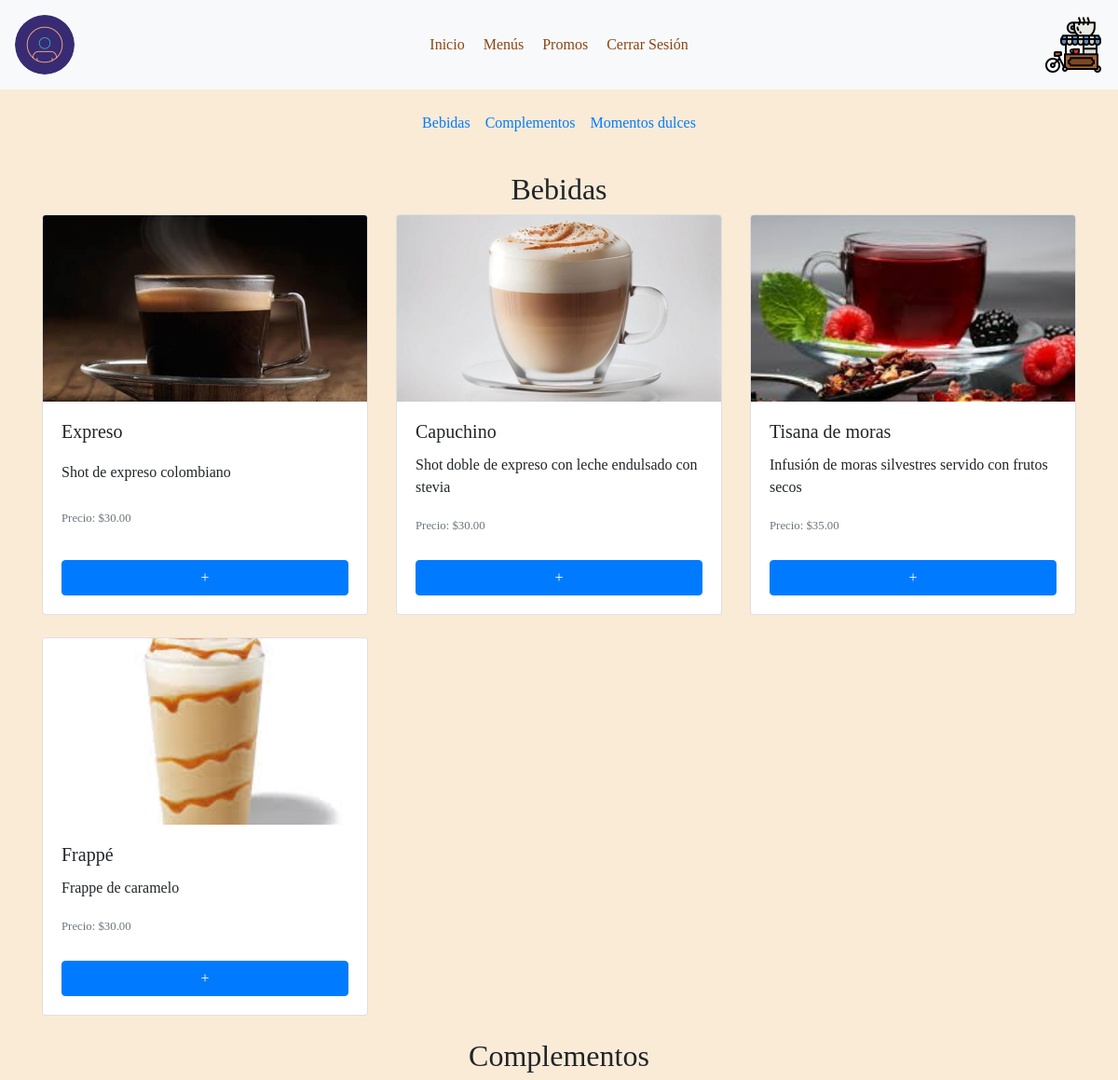
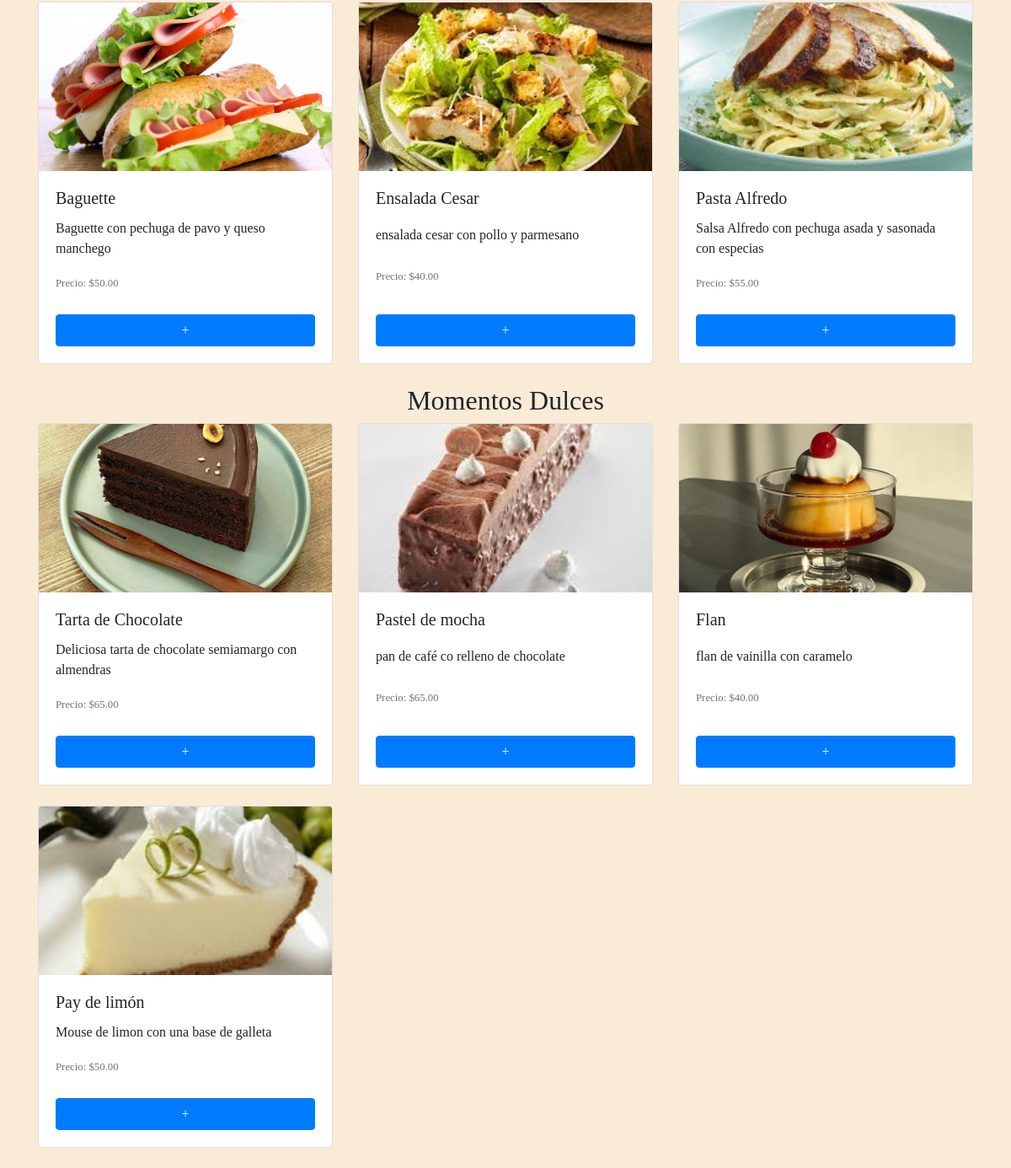
/menu.php (signed in), run on the app's committed database (2 pictures, top to bottom).
### tables this page shows
CREATE TABLE productos (
	ID_producto INT NOT NULL AUTO_INCREMENT,
    Titulo VARCHAR(30) NOT NULL,
    Descripcion VARCHAR(150) NOT NULL,
    Catalogo VARCHAR(25) NOT NULL,
    Cantidad INT NOT NULL,
    Precio DOUBLE NOT NULL,
	PRIMARY KEY (ID_producto)
);

### menu.php (the view, shortened to what this page needs)
<?php
include 'conexion_bd.php';
$bebidas = [];
$complementos = [];
$momentos_dulces = [];
$query = "SELECT Titulo, Descripcion, Precio, Catalogo, Cantidad FROM productos";
$result = $conn->query($query);
if ($result->num_rows > 0) {
    while ($row = $result->fetch_assoc()) {
        $producto = [
            'titulo' => $row['Titulo'],
            'descripcion' => $row['Descripcion'],
            'precio' => $row['Precio'],
            'categoria' => strtolower(str_replace(' ', '-', $row['Catalogo'])),
            'imagen' => '',
            'stock' => $row['Cantidad']
        ];
        switch ($row['Titulo']) {
            case 'Expreso':
                $producto['imagen'] = 'img/expreso.jpg';
                break;
            case 'Capuchino':
                $producto['imagen'] = 'img/capuchino.jpg';
                break;
            case 'Tisana de moras':
                $producto['imagen'] = 'img/tisana.jpeg';
                break;
            case 'Frappé':
                $producto['imagen'] = 'img/frappe.jpeg';
                break;
            case 'Baguette':
                $producto['imagen'] = 'img/bp.jpg';
                break;
            case 'Ensalada Cesar':
                $producto['imagen'] = 'img/ec.jpeg';
                break;
            case 'Pasta Alfredo':
                $producto['imagen'] = 'img/pf.jpeg';
                break;
            case 'Tarta de Chocolate':
                $producto['imagen'] = 'img/pastelc.jpg';
                break;
            case 'Pastel de mocha':
                $producto['imagen'] = 'img/pastelMoka.jpeg';
                break;
            case 'Flan':
                $producto['imagen'] = 'img/flan.jpg';
                break;
            case 'Pay de limón':
                $producto['imagen'] = 'img/paylimon.jpeg';
                break;
        }
        switch ($row['Catalogo']) {
            case 'Bebidas':
                $bebidas[] = $producto;
                break;
            case 'Complementos':
                $complementos[] = $producto;
                break;
            case 'Momentos Dulces':
                $momentos_dulces[] = $producto;
                break;
        }
    }
} else {
    echo "No hay productos disponibles";
}
?>
<!DOCTYPE html>
<html lang="en">
<head>
    <link rel="stylesheet" href="style.css">
    <link rel="stylesheet" href="minimenu.css">
    <link href="https://stackpath.bootstrapcdn.com/bootstrap/4.5.2/css/bootstrap.min.css" rel="stylesheet">
    <link rel="stylesheet" href="https://cdnjs.cloudflare.com/ajax/libs/font-awesome/5.15.3/css/all.min.css" />
</head>
<body>
    <header class="bg-light p-3 mb-4 d-flex justify-content-between align-items-center">
        <img src="img/usuario.png" alt="mini menu usuario" class="rounded-circle">
        <nav>
            <a class="mx-2" href="inicio.php">Inicio</a>
            <a class="mx-2" href="menu.php">Menús</a>
            <a class="mx-2" href="promos.php">Promos</a>
            <a class="mx-2" href="#" id="logout">Cerrar Sesión</a>
        </nav>
        <img src="img/carrito.png" alt="Carrito de Compras" id="carrito-icono" style="cursor: pointer;">
    </header>
    <div class="container">
        <div class="row">
            <div class="col">
                <nav class="d-flex justify-content-center mb-4">
                    <ul class="list-unstyled d-flex">
                        <li class="mx-2"><a href="#bebidas">Bebidas</a></li>
                        <li class="mx-2"><a href="#complementos">Complementos</a></li>
                        <li class="mx-2"><a href="#momentos-dulces">Momentos dulces</a></li>
                    </ul>
                </nav>
            </div>
        </div>
        <div id="bebidas" class="row">
            <div class="col">
                <h2 class="text-center">Bebidas</h2>
                <div class="row" id="contenedor-bebidas">
                    <?php foreach ($bebidas as $bebida): ?>
                        <div class="col-md-4 mb-4">
                            <div class="card">
                                <img src="<?= $bebida['imagen'] ?>" class="card-img-top" alt="Producto">
                                <div class="card-body">
                                    <h5 class="card-title"><?= $bebida['titulo'] ?></h5>
                                    <p class="card-text"><?= $bebida['descripcion'] ?></p>
                                    <p class="card-text"><small class="text-muted">Precio: $<?= number_format($bebida['precio'], 2) ?></small></p>
                                    <?php if ($bebida['stock'] > 0): ?>
                                        <button class="btn btn-primary btn-agregar-carrito"
                                            onclick="agregarAlCarrito('<?= $bebida['titulo'] ?>', '<?= $bebida['descripcion'] ?>', <?= $bebida['precio'] ?>, '<?= $bebida['imagen'] ?>', <?= $bebida['stock'] ?>)">+</button>
                                    <?php else: ?>
                                        <button class="btn btn-secondary" disabled>Producto agotado</button>
                                    <?php endif; ?>
                                </div>
                            </div>
                        </div>
                    <?php endforeach; ?>
                </div>
            </div>
        </div>
        <div id="complementos" class="row">
            <div class="col">
                <h2 class="text-center">Complementos</h2>
                <div class="row" id="contenedor-complementos">
                    <?php foreach ($complementos as $complemento): ?>
                    <div class="col-md-4 mb-4">
                        <div class="card">
                            <img src="<?= $complemento['imagen'] ?>" class="card-img-top" alt="Producto">
                            <div class="card-body">
                                <h5 class="card-title"><?= $complemento['titulo'] ?></h5>
                                <p class="card-text"><?= $complemento['descripcion'] ?></p>
                                <p class="card-text"><small class="text-muted">Precio: $<?= number_format($complemento['precio'], 2) ?></small></p>
                                <?php if ($complemento['stock'] > 0): ?>
                                    <button class="btn btn-primary btn-agregar-carrito"
                                        onclick="agregarAlCarrito('<?= $complemento['titulo'] ?>', '<?= $complemento['descripcion'] ?>', <?= $complemento['precio'] ?>, '<?= $complemento['imagen'] ?>', <?= $complemento['stock'] ?>)">+</button>
                                <?php else: ?>
                                    <button class="btn btn-secondary" disabled>Producto agotado</button>
                                <?php endif; ?>
                            </div>
                        </div>
                    </div>
                    <?php endforeach; ?>
                </div>
            </div>
        </div>
        <div id="momentos-dulces" class="row">
            <div class="col">
                <h2 class="text-center">Momentos Dulces</h2>
                <div class="row" id="contenedor-momentos-dulces">
                    <?php foreach ($momentos_dulces as $momento_dulce): ?>
                    <div class="col-md-4 mb-4">
                        <div class="card">
                            <img src="<?= $momento_dulce['imagen'] ?>" class="card-img-top" alt="Producto">
                            <div class="card-body">
                                <h5 class="card-title"><?= $momento_dulce['titulo'] ?></h5>
                                <p class="card-text"><?= $momento_dulce['descripcion'] ?></p>
                                <p class="card-text"><small class="text-muted">Precio: $<?= number_format($momento_dulce['precio'], 2) ?></small></p>
                                <?php if ($momento_dulce['stock'] > 0): ?>
                                    <button class="btn btn-primary btn-agregar-carrito"
                                        onclick="agregarAlCarrito('<?= $momento_dulce['titulo'] ?>', '<?= $momento_dulce['descripcion'] ?>', <?= $momento_dulce['precio'] ?>, '<?= $momento_dulce['imagen'] ?>', <?= $momento_dulce['stock'] ?>)">+</button>
                                <?php else: ?>
                                    <button class="btn btn-secondary" disabled>Producto agotado</button>
                                <?php endif; ?>
                            </div>
                        </div>
                    </div>
                    <?php endforeach; ?>
                </div>
            </div>
        </div>
    </div>
</body>
</html>

### style.css (style rules this page uses)
.mx-2 { color: saddlebrown; font-family: 'medieval', cursive; font-size: medium; text-decoration: solid; }
body { background-color: #FAEBD7; font-family: 'medieval', cursive; }
.text-center { font-family: 'medieval', cursive; }
.btn-agregar-carrito { width: 100%; margin-top: 10px; }
.card { display: flex; flex-direction: column; justify-content: space-between; height: 100%; }
.card img { height: 200px; object-fit: cover; }
.card-body { display: flex; flex-direction: column; justify-content: space-between; }

### menu.php (style rules this page uses)
.mx-2 { color: saddlebrown; font-family: 'medieval', cursive; font-size: medium; text-decoration: solid; }
body { background-color: #FAEBD7; font-family: 'medieval', cursive; }
.text-center { font-family: 'medieval', cursive; }

### data on the page
productos: shows a picture, Titulo "Expreso", Descripcion "Shot de expreso colombiano", Precio "30.00"
productos: shows a picture, Titulo "Capuchino", Descripcion "Shot doble de expreso con leche endulsado con stevia", Precio "30.00"
productos: shows a picture, Titulo "Tisana de moras", Descripcion "Infusión de moras silvestres servido con frutos secos", Precio "35.00"
productos: shows a picture, Titulo "Frappé", Descripcion "Frappe de caramelo", Precio "30.00"
productos: shows a picture, Titulo "Baguette", Descripcion "Baguette con pechuga de pavo y queso manchego", Precio "50.00"
productos: shows a picture, Titulo "Ensalada Cesar", Descripcion "ensalada cesar con pollo y parmesano", Precio "40.00"
productos: shows a picture, Titulo "Pasta Alfredo", Descripcion "Salsa Alfredo con pechuga asada y sasonada con especias", Precio "55.00"
productos: shows a picture, Titulo "Tarta de Chocolate", Descripcion "Deliciosa tarta de chocolate semiamargo con almendras", Precio "65.00"
productos: shows a picture, Titulo "Pastel de mocha", Descripcion "pan de café co relleno de chocolate", Precio "65.00"
productos: shows a picture, Titulo "Flan", Descripcion "flan de vainilla con caramelo", Precio "40.00"
productos: shows a picture, Titulo "Pay de limón", Descripcion "Mouse de limon con una base de galleta", Precio "50.00"
